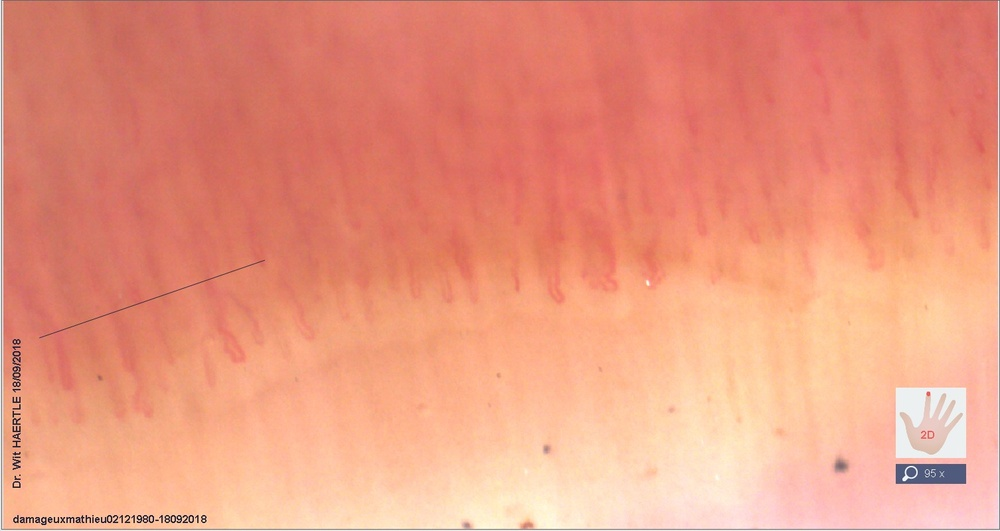
#> input picture 2D.jpg, 1000 x 531 px, shrunk from 1506 x 800 before the run
$ python hough.py ../../2D.jpg
#> lines starting #> are read from the running program, lines starting #| are printed output that depends on the picture; after the words box and inside, x2 and y2 are one past the last pixel; in counts of white or black regions, pixels touching at a corner belong together
import cv2 as cv
import numpy as np
from matplotlib import pyplot as plt
import sys

img = cv.imread(sys.argv[1])
#> img is the input picture: shape (531, 1000, 3); mean B, G, R 126.6, 151, 234.5

#img = cv.imread("2D.jpg")
img = img[:,:,1]
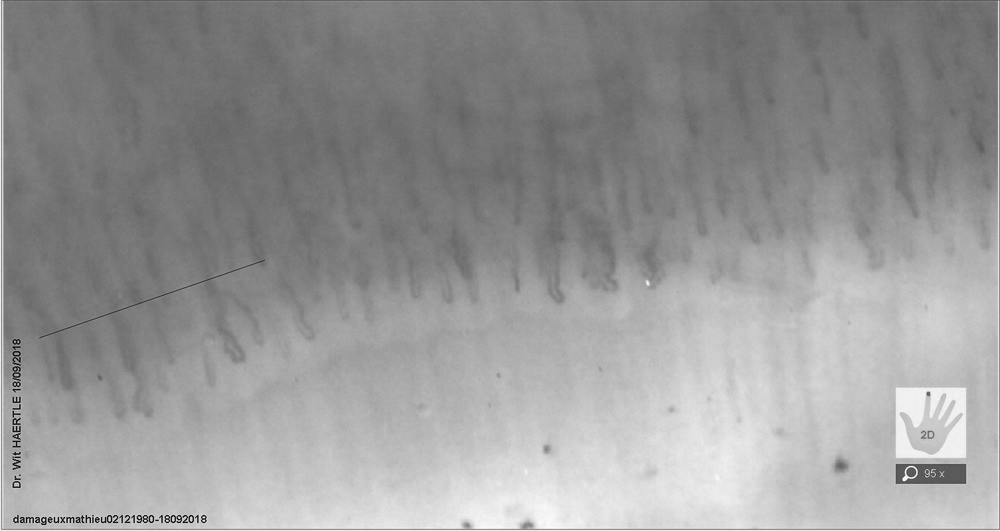
#> img: shape (531, 1000); min 0, max 255, mean 151

clahe = cv.createCLAHE(clipLimit=50.0, tileGridSize=(20,20))
img_clahe = clahe.apply(img)
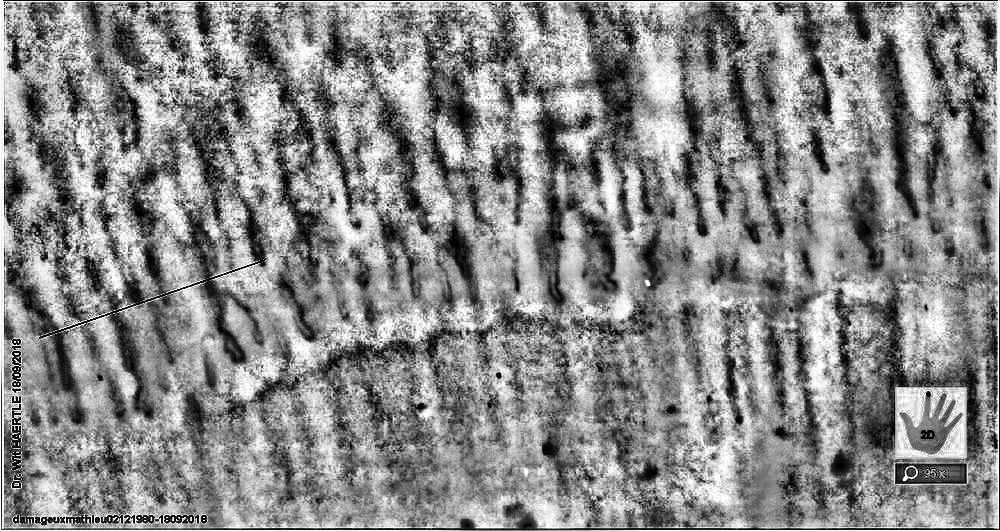
#> img_clahe: shape (531, 1000); min 0, max 255, mean 136.8

blur = cv.GaussianBlur(img_clahe,(15,15),0)
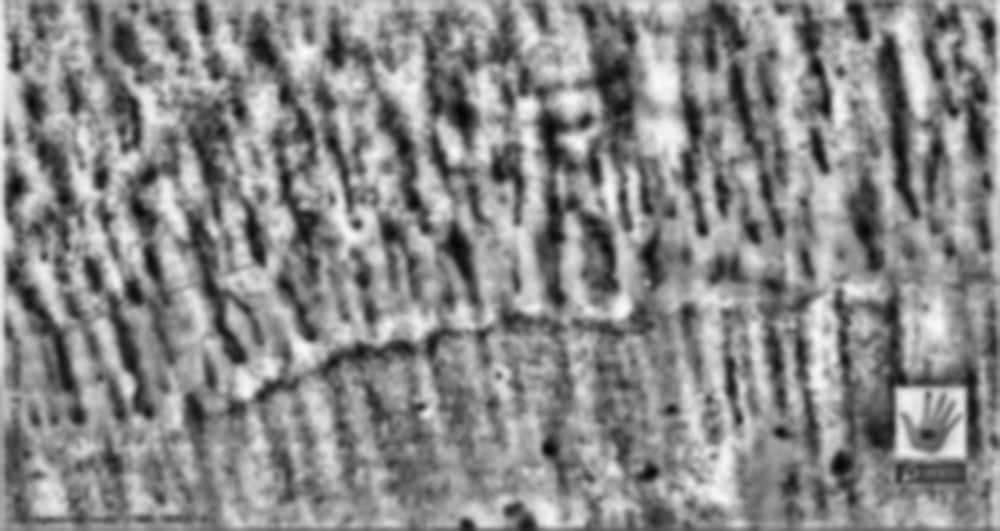
#> blur: shape (531, 1000); min 6, max 249, mean 136.8
reta2,img_otsu = cv.threshold(blur,0,255,cv.THRESH_BINARY+cv.THRESH_OTSU)
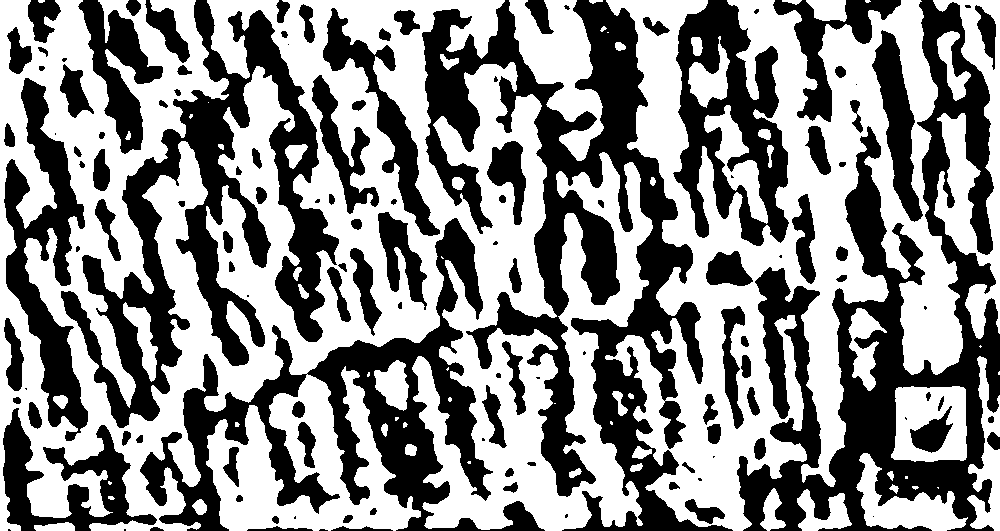
#> img_otsu: shape (531, 1000); 55.3% white; 127 black regions (28 under 20 px), largest, box (x1, y1, x2, y2) and area: (422, 0, 733, 531) 49780, (737, 0, 1000, 531) 44387, (61, 0, 339, 428) 33098
#> reta2 = 132

hough_otsu = cv.HoughLines(img_otsu,30,np.pi/180,100)    #applique hough à otsu
#> hough_otsu = 352 rows, first 8: [450, 1.1], [510, 1.57], [30, 1.85], [120, 1.75], [420, 1.27], [0, 1.88], [390, 1.4], [30, 2.04]
						# [13 lines of commented-out code are left out]

print(hough_otsu.shape)
#| (352, 1, 2)

rho = hough_otsu[:,:,0]
#> rho = 352 values, max 990 at index 331, min -930 at index 322, mean 27.36
theta = hough_otsu[:,:,1]
#> theta = 352 values, max 3.12 at index 277, min 0 at index 224, mean 1.86
#plt.plot(theta,rho,'ro')     #graphe de hough
#plt.show()

x = np.linspace(0,180,180)
y = np.zeros(180)
for a in hough_otsu[:,:,1]:
	degre = int(a*180/np.pi)
	y[degre]+=1
#> this loop made 352 passes
#> (a, degre) on passes 1 to 3: ([1.1], 62), ([1.57], 90), ([1.85], 106)
#> after the loop, y = 180 values, max 12 at index 161, min 0 at index 1, mean 1.96

plt.plot(x, y, 'ro')      #nombre d'occurences de chaque angle en degre
plt.show()
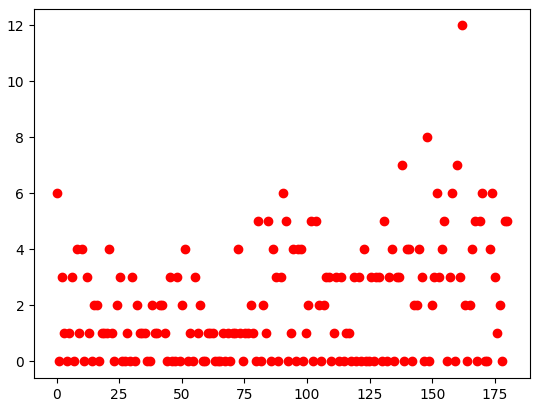
#> figure drawn by matplotlib, 1 panel; curve peaks at x = 161.9, y = 12


#essayer d'appliquer canny (contours) avant hough
#ou alors simplement échantilloner l'img

$ run again, with 3D.jpg copied over 2D.jpg
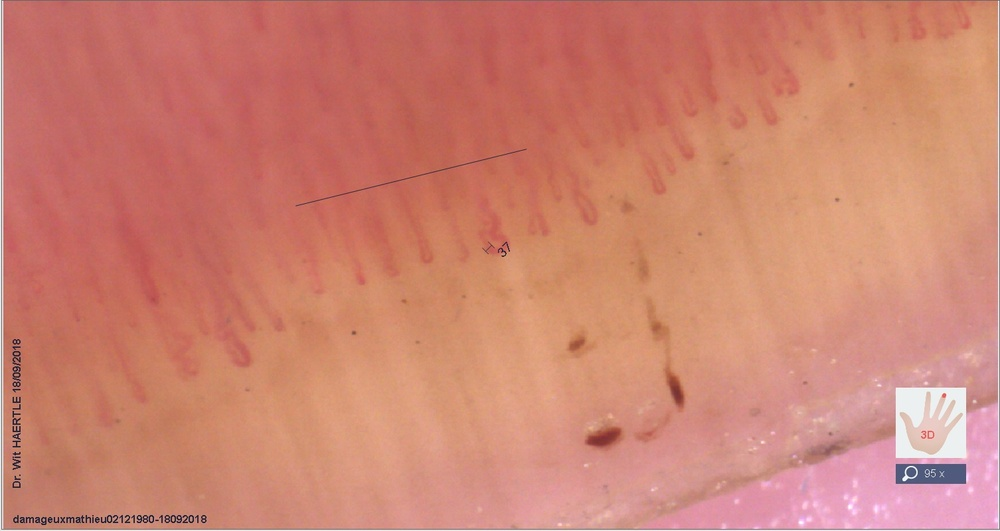
#> input picture 3D.jpg, 1000 x 531 px, shrunk from 1506 x 800 before the run
#> img is the input picture: shape (531, 1000, 3); mean B, G, R 113.3, 131, 205.7
#> img: shape (531, 1000)
#> `reta2,img_otsu = cv.threshold(blur,0,255,cv.THRESH_BINARY+cv.THRESH_OT..`:
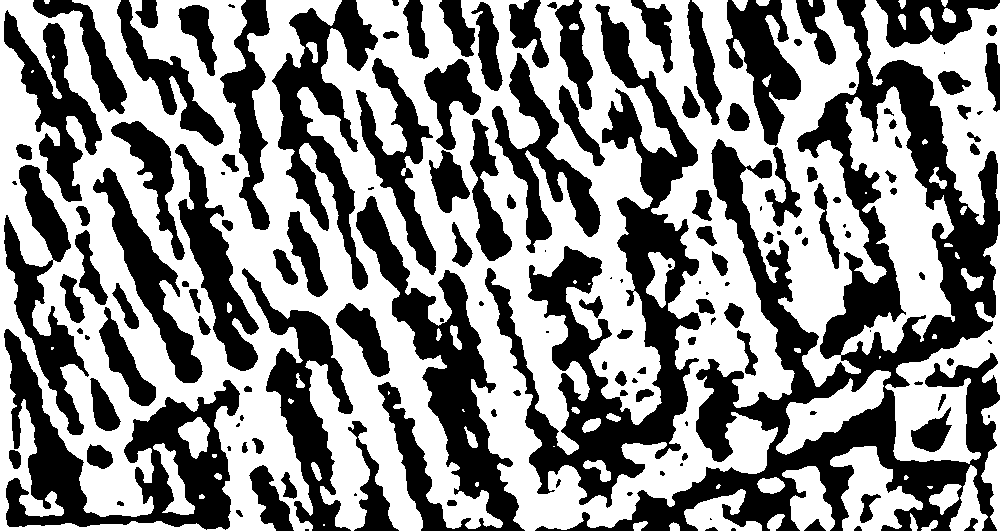
#> img_otsu: shape (531, 1000); 54.6% white; 152 black regions (34 under 20 px), largest, box (x1, y1, x2, y2) and area: (535, 0, 1000, 531) 55982, (485, 4, 701, 508) 28838, (356, 196, 525, 531) 16757
#> reta2 = 133
#> hough_otsu = 403 rows, first 8: [480, 1.08], [480, 1.27], [480, 1.24], [390, 1.29], [120, 1.87], [390, 1.19], [420, 1.15], [360, 1.22]
#| (403, 1, 2)
#> rho = 403 values, max 990 at index 371, min -960 at index 369, mean 62.16
#> theta = 403 values, max 3.12 at index 213, min 0 at index 206, mean 1.78
#> the loop `for a in hough_otsu[:,:,1]:` made 403 passes
#> (a, degre) on passes 1 to 3: ([1.08], 61), ([1.27], 72), ([1.24], 71)
#> after the loop `for a in hough_otsu[:,:,1]:`: y = 180 values, max 10 at index 179, min 0 at index 7, mean 2.24
#> `plt.show()`:
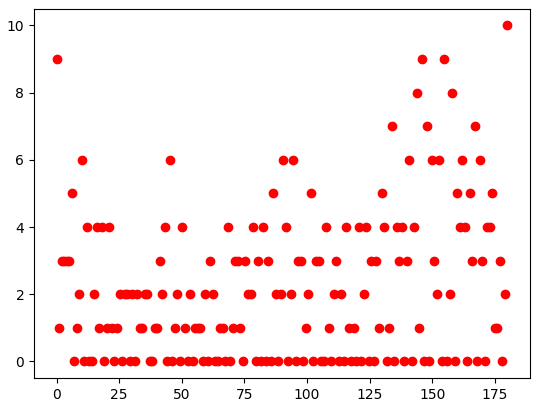
#> figure drawn by matplotlib, 1 panel; curve peaks at x = 180, y = 10

$ run again, with 4D.jpg copied over 2D.jpg
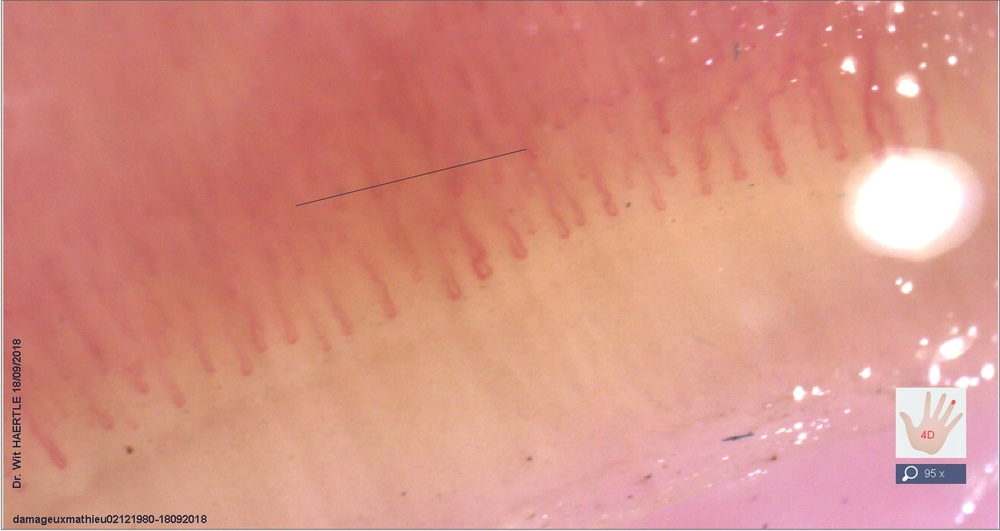
#> input picture 4D.jpg, 1000 x 531 px, shrunk from 1506 x 800 before the run
#> img is the input picture: shape (531, 1000, 3); mean B, G, R 131.2, 144.8, 214.8
#> img: shape (531, 1000)
#> `reta2,img_otsu = cv.threshold(blur,0,255,cv.THRESH_BINARY+cv.THRESH_OT..`:
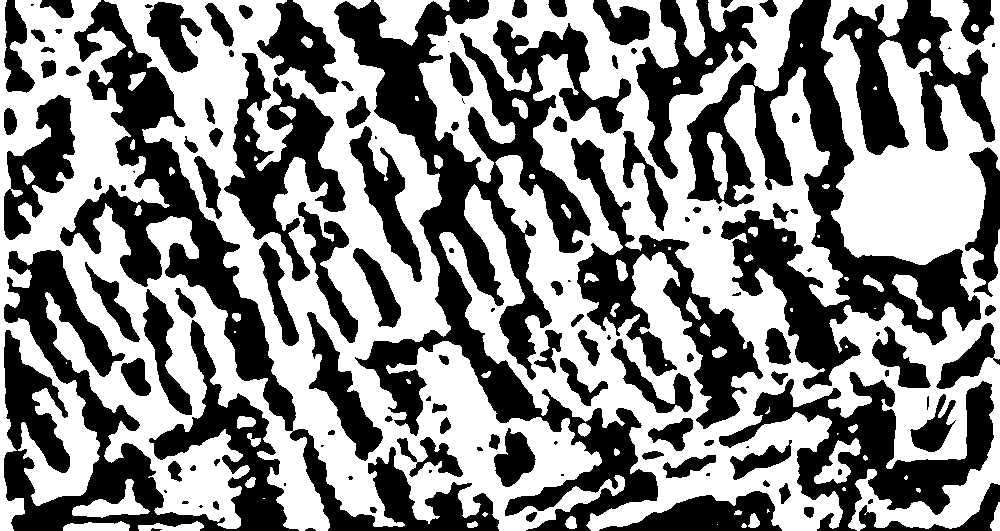
#> img_otsu: shape (531, 1000); 53.4% white; 132 black regions (26 under 20 px), largest, box (x1, y1, x2, y2) and area: (334, 0, 658, 531) 45946, (687, 0, 981, 389) 29930, (4, 250, 299, 531) 27743
#> reta2 = 135
#> hough_otsu = 400 rows, first 8: [450, 1.22], [420, 1.27], [360, 1.36], [390, 1.31], [330, 1.41], [450, 1.13], [510, 1.17], [240, 1.54]
#| (400, 1, 2)
#> rho = 400 values, max 1080 at index 398, min -960 at index 276, mean 70.43
#> theta = 400 values, max 3.12 at index 230, min 0 at index 213, mean 1.79
#> the loop `for a in hough_otsu[:,:,1]:` made 400 passes
#> (a, degre) on passes 1 to 3: ([1.22], 70), ([1.27], 72), ([1.36], 78)
#> after the loop `for a in hough_otsu[:,:,1]:`: y = 180 values, max 10 at index 0, min 0 at index 1, mean 2.22
#> `plt.show()`:
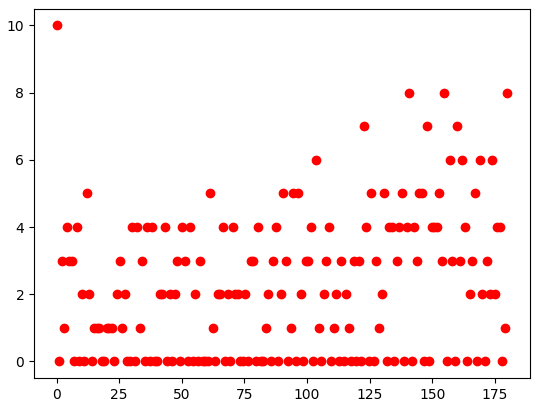
#> figure drawn by matplotlib, 1 panel; curve peaks at x = 0, y = 10

$ run again, with 5D.jpg copied over 2D.jpg
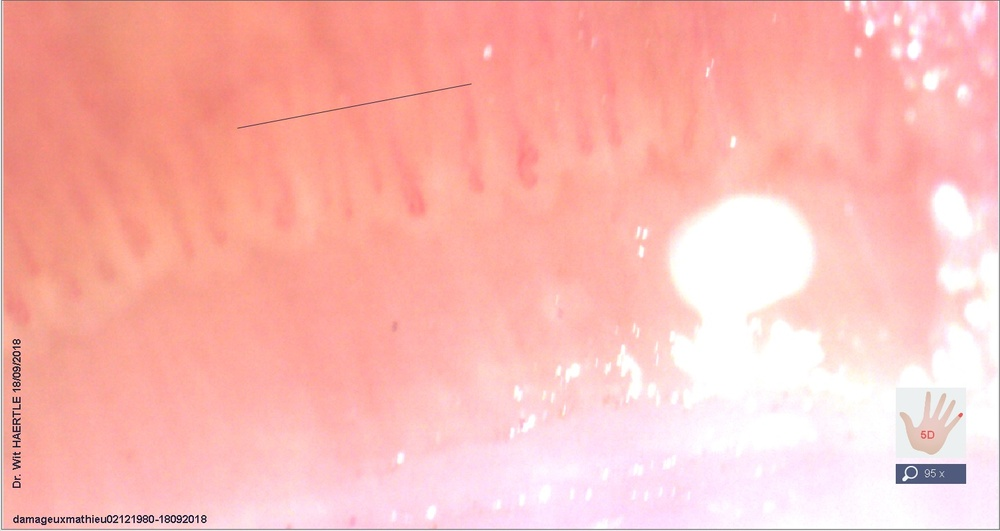
#> input picture 5D.jpg, 1000 x 531 px, shrunk from 1506 x 800 before the run
#> img is the input picture: shape (531, 1000, 3); mean B, G, R 180.3, 185.9, 250.7
#> img: shape (531, 1000)
#> `reta2,img_otsu = cv.threshold(blur,0,255,cv.THRESH_BINARY+cv.THRESH_OT..`:
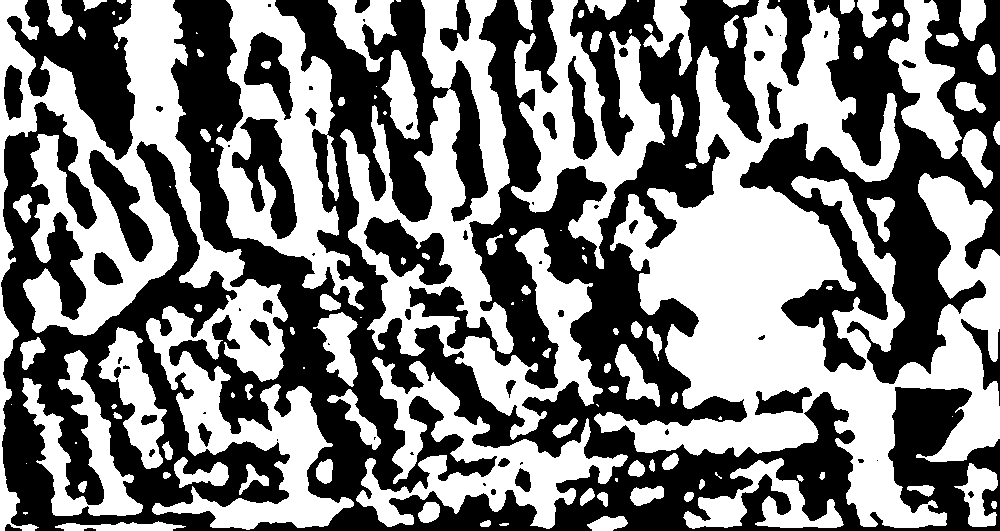
#> img_otsu: shape (531, 1000); 49.4% white; 122 white regions (29 under 20 px), largest, box (x1, y1, x2, y2) and area: (594, 0, 1000, 528) 83669, (0, 0, 354, 531) 52079, (340, 0, 603, 440) 32424
#> reta2 = 142
#> hough_otsu = 385 rows, first 8: [0, 1.95], [90, 1.9], [60, 1.94], [150, 1.83], [120, 1.73], [450, 1.43], [120, 1.87], [210, 1.62]
#| (385, 1, 2)
#> rho = 385 values, max 1020 at index 376, min -960 at index 227, mean 89.45
#> theta = 385 values, max 3.12 at index 227, min 0 at index 230, mean 1.76
#> the loop `for a in hough_otsu[:,:,1]:` made 385 passes
#> (a, degre) on passes 1 to 3: ([1.95], 111), ([1.9], 108), ([1.94], 111)
#> after the loop `for a in hough_otsu[:,:,1]:`: y = 180 values, max 8 at index 133, min 0 at index 5, mean 2.14
#> `plt.show()`:
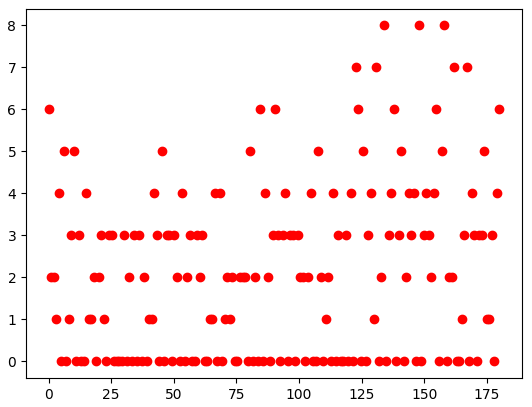
#> figure drawn by matplotlib, 1 panel; curve peaks at x = 133.7, y = 8
